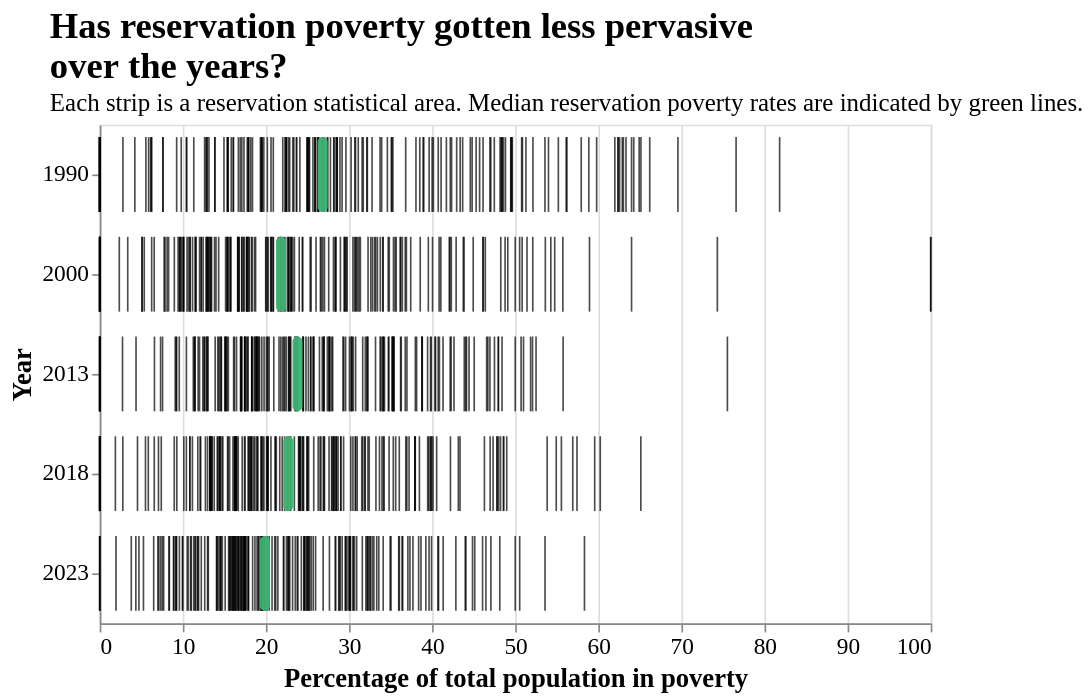

The cell this chart's notebook holds for it:
### Code cell
strip_poverty = alt.Chart(poverty_levels).mark_tick(
        color='black',
    ).encode(
        x=alt.X('povshare_total').title('Percentage of total population in poverty'),
        y=alt.Y('datayear:O').title('Year'),
        # color=alt.Color('owner_state')
)
median_datum = alt.Chart(poverty_levels).mark_tick(
        color='mediumseagreen', 
        strokeDash=[5,5],
        thickness=6,
        # size=20,
        cornerRadius=3,
        opacity=0.95
    ).encode(
        x=alt.X('median(povshare_total):Q'),
        y=alt.Y('datayear:O'),
        # color='datayear'
    )

chart_poverty = strip_poverty + median_datum

chart_poverty.properties(
    height=300,
    width=500,
    title=alt.Title(['Has reservation poverty gotten less pervasive', 'over the years?'],
                    anchor='start',
                    subtitle='Each strip is a reservation statistical area. Median reservation poverty rates are indicated by green lines.',
                    # align='center',
                    fontSize=22,
                    subtitleFontSize=15,
                    dx=25)
).configure(
    font='Agency FB',
).configure_axis(
    labelFontSize=14,
    titleFontSize=16,
).configure_legend(
    titleFontSize=15,
    labelFontSize=15,
    titleAnchor='middle',
    titleAlign='center',
    orient='top-right'
)#.save('./graphics/strip_poverty_vs_year.svg')

### Figure 1 — Vega-Lite specification as saved in the notebook (floating-point values rounded to 4 significant figures; data arrays with more than 128 entries replaced by an {"elided": "..."} marker saying what was removed)
{"config": {"view": {"continuousWidth": 300, "continuousHeight": 300}, "axis": {"labelFontSize": 14, "titleFontSize": 16}, "font": "Agency FB", "legend": {"labelFontSize": 15, "orient": "top-right", "titleAlign": "center", "titleAnchor": "middle", "titleFontSize": 15}}, "layer": [{"mark": {"type": "tick", "color": "black"}, "encoding": {"x": {"field": "povshare_total", "title": "Percentage of total population in poverty", "type": "quantitative"}, "y": {"field": "datayear", "title": "Year", "type": "ordinal"}}}, {"mark": {"type": "tick", "color": "mediumseagreen", "cornerRadius": 3, "opacity": 0.95, "strokeDash": [5, 5], "thickness": 6}, "encoding": {"x": {"aggregate": "median", "field": "povshare_total", "type": "quantitative"}, "y": {"field": "datayear", "type": "ordinal"}}}], "data": {"name": "data-76cfe21875bc2be51a148424271a3eb3"}, "height": 300, "title": {"text": ["Has reservation poverty gotten less pervasive", "over the years?"], "anchor": "start", "dx": 25, "fontSize": 22, "subtitle": "Each strip is a reservation statistical area. Median reservation poverty rates are indicated by green lines.", "subtitleFontSize": 15}, "width": 500, "$schema": "https://vega.github.io/schema/vega-lite/v5.20.1.json", "datasets": {"data-76cfe21875bc2be51a148424271a3eb3": {"elided": "1381 records"}}}
